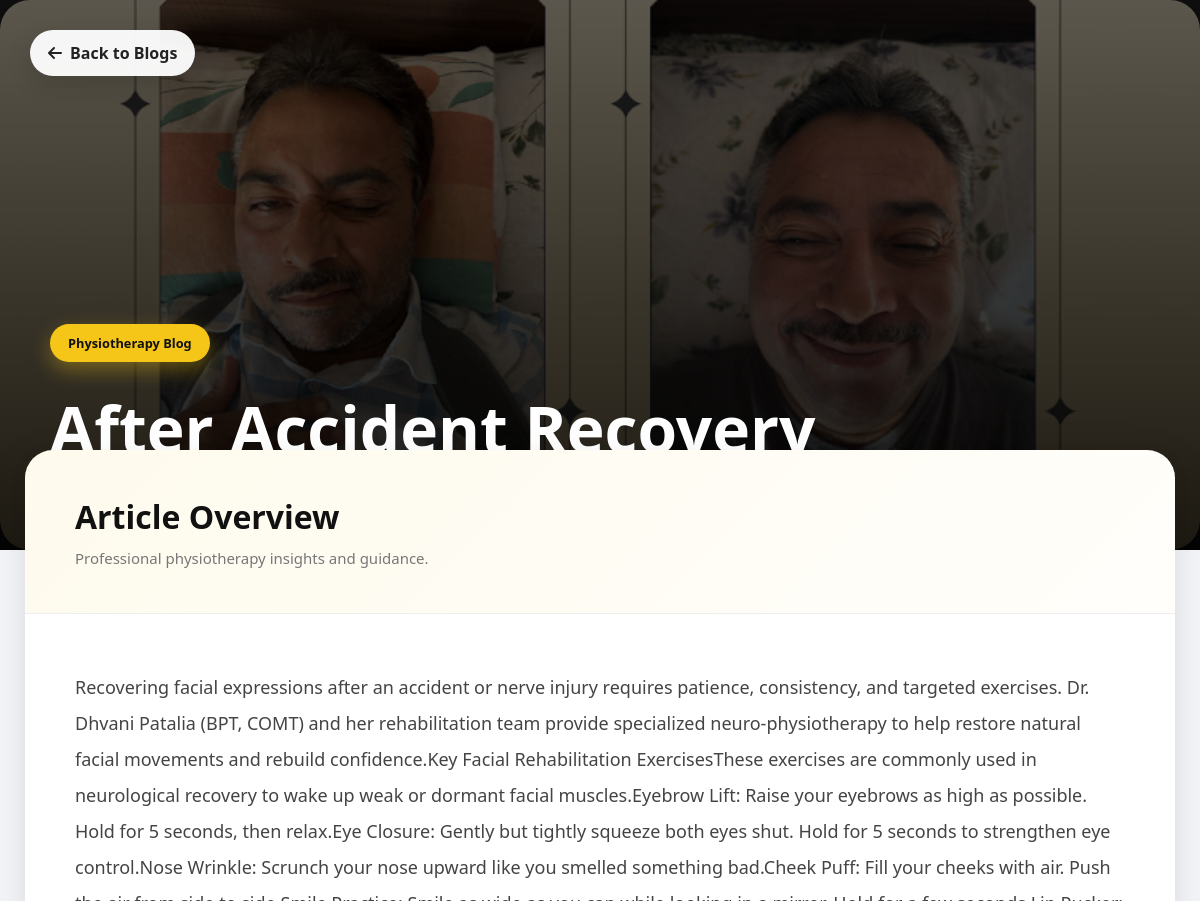
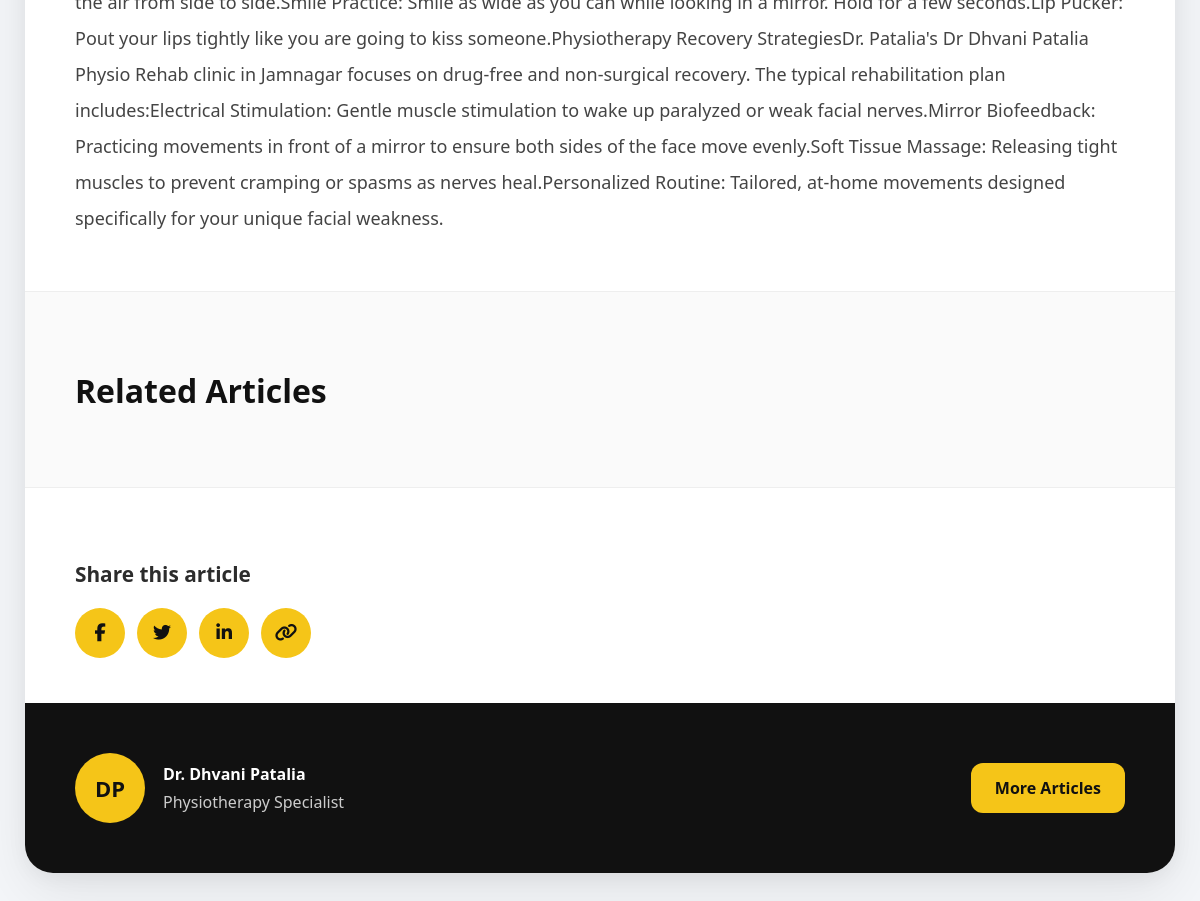
The page /blogs/after-accident-recovery/ on the database its author committed (2 pictures, top to bottom).
### core/models.py (models this page shows, shortened)
class Blog(models.Model):
    CATEGORY_CHOICES = [
        ("General", "General"),
        ("Orthopaedic", "Orthopaedic"),
        ("Neurological", "Neurological"),
        ("Sports", "Sports Rehab"),
        ("Pediatric", "Pediatric"),
        ("Posture", "Posture & Spine"),
        ("Recovery", "Patient Recovery"),
    ]
    hospital = models.ForeignKey(
        "Hospital",
        on_delete=models.SET_NULL,
        null=True,
        blank=True,
        related_name="blogs",
    )
    title = models.CharField(max_length=255)
    slug = models.SlugField(unique=True, blank=True)
    excerpt = models.TextField(
        blank=True, help_text="Short summary shown on listing page"
    )
    content = models.TextField()
    category = models.CharField(
        max_length=50, choices=CATEGORY_CHOICES, default="General"
    )
    image = models.ImageField(upload_to="blogs/", null=True, blank=True)
    before_image = models.ImageField(
        upload_to="blogs/before_after/", null=True, blank=True
    )
    after_image = models.ImageField(
        upload_to="blogs/before_after/", null=True, blank=True
    )
    created_at = models.DateTimeField(auto_now_add=True)

### core/views.py (the view)
# urls.py: path("blogs/<slug:slug>/", views.blog_detail, name="blog_detail"),
def blog_detail(request, slug):
    blog = get_object_or_404(Blog, slug=slug)
    return render(request, "blog_detail.html", {"blog": blog})

### templates/blog_detail.html (shortened to what this page needs)
{% load static %}
<!DOCTYPE html>
<html lang="en">
<head>
  <link href="https://cdnjs.cloudflare.com/ajax/libs/font-awesome/6.5.1/css/all.min.css" rel="stylesheet" />
</head>
<body>
  <section class="hero">
    {% if blog.image %}
    <div class="featured-image-wrapper">
      <img src="{{ blog.image.url }}" alt="{{ blog.title }}" class="featured-image" />
    </div>
    {% endif %}
    <div class="hero-overlay"></div>
    <a href="{% url 'blog_list' %}" class="back-btn">
      <i class="fas fa-arrow-left"></i>
      Back to Blogs
    </a>
    <div class="hero-content">
      <div class="badge">Physiotherapy Blog</div>
      <h1 class="hero-title">{{ blog.title }}</h1>
      <div class="meta">
        <span>
        </span>
        <span>
        </span>
      </div>
    </div>
  </section>
  <div class="article-wrapper">
    <div class="article-card">
      <div class="article-top">
        <h2>Article Overview</h2>
        <p>Professional physiotherapy insights and guidance.</p>
      </div>
      <div class="article-content">{{ blog.content }}</div>
      <section class="related-articles">
        <h2>Related Articles</h2>
      </section>
      <div class="share-section">
        <h4>Share this article</h4>
        <div class="share-buttons">
          <a href="#"><i class="fab fa-facebook-f"></i></a>
          <a href="#"><i class="fab fa-twitter"></i></a>
          <a href="#"><i class="fab fa-linkedin-in"></i></a>
          <a href="#"><i class="fas fa-link"></i></a>
        </div>
      </div>
      <div class="author-box">
        <div class="author-left">
          <div class="author-avatar">DP</div>
          <div class="author-info">
            <h4>Dr. Dhvani Patalia</h4>
            <p>Physiotherapy Specialist</p>
          </div>
        </div>
        <a href="{% url 'blog_list' %}" class="more-btn">More Articles</a>
      </div>
    </div>
  </div>
</body>
</html>

### templates/blog_detail.html (style rules this page uses)
body { margin: 0; padding: 0; background: #f4f6f9; font-family: 'Segoe UI', sans-serif; color: #2c2c2c; }
.hero { position: relative; height: 550px; overflow: hidden; background: #111; }
.hero img { position: absolute; inset: 0; width: 100%; height: 100%; object-fit: cover; filter: brightness(45%); }
.hero-overlay { position: absolute; inset: 0; background: linear-gradient(180deg, rgba(0, 0, 0, 0.2), rgba(0, 0, 0, 0.75)); }
.back-btn { position: absolute; top: 30px; left: 30px; z-index: 100; display: flex; align-items: center; gap: 8px; text-decoration: none; background: rgba(255, 255, 255, 0.95); color: #222; padding: 12px 18px; border-radius: 50px; font-weight: 600; box-shadow: 0 10px 25px rgba(0, 0, 0, 0.15); transition: 0.3s; }
.hero-content { position: relative; z-index: 10; height: 100%; max-width: 1100px; margin: auto; padding: 0 30px 80px; display: flex; flex-direction: column; justify-content: flex-end; }
.badge { width: max-content; background: #f5c518; color: #111; padding: 10px 18px; border-radius: 50px; font-size: 0.8rem; font-weight: 700; margin-bottom: 25px; box-shadow: 0 8px 20px rgba(245, 197, 24, 0.35); }
.hero-title { color: white; font-size: 4rem; line-height: 1.3; word-break: break-word; font-weight: 800; max-width: 900px; margin: 0 0 20px; }
.featured-image-wrapper { max-width: 1100px; margin: -120px auto 50px; padding: 15px; background: white; border-radius: 35px; box-shadow: 0 20px 50px rgba(0, 0, 0, 0.08); }
.featured-image { width: 100%; height: 550px; object-fit: cover; border-radius: 30px; box-shadow: 0 30px 60px rgba(0, 0, 0, 0.12), 0 10px 25px rgba(0, 0, 0, 0.08); display: block; transition: 0.4s; }
.meta { display: flex; gap: 25px; flex-wrap: wrap; color: #e5e5e5; font-size: 15px; }
.meta span { display: flex; align-items: center; gap: 8px; }
.article-wrapper { max-width: 1200px; margin: -100px auto 80px; padding: 0 25px; position: relative; z-index: 50; }
.article-card { background: white; border-radius: 28px; overflow: hidden; box-shadow: 0 20px 60px rgba(0, 0, 0, 0.08), 0 5px 20px rgba(0, 0, 0, 0.05); }
.article-top { padding: 45px 50px; border-bottom: 1px solid #eee; background: linear-gradient(135deg, rgba(245, 197, 24, 0.08), rgba(245, 197, 24, 0.02)); }
.article-top h2 { margin: 0 0 10px; color: #111; font-size: 2rem; font-weight: 800; }
.article-top p { margin: 0; color: #777; font-size: 15px; }
.article-content { padding: 55px 50px; font-size: 18px; line-height: 2; color: #444; white-space: pre-line; }
.related-articles { padding: 50px; border-top: 1px solid #eee; background: #fafafa; }
.related-articles h2 { margin-bottom: 25px; font-size: 2rem; color: #111; }
.share-section { padding: 45px 50px; border-top: 1px solid #eee; }
.share-section h4 { margin-bottom: 20px; font-size: 1.3rem; }
.share-buttons { display: flex; gap: 12px; }
.share-buttons a { width: 50px; height: 50px; border-radius: 50%; display: flex; align-items: center; justify-content: center; background: #f5c518; color: #111; text-decoration: none; transition: 0.3s; font-size: 18px; }
.author-box { padding: 50px; display: flex; justify-content: space-between; align-items: center; gap: 20px; background: #111; }
.author-left { display: flex; align-items: center; gap: 18px; }
.author-avatar { width: 70px; height: 70px; border-radius: 50%; background: #f5c518; color: #111; display: flex; align-items: center; justify-content: center; font-weight: 800; font-size: 22px; }
.author-info h4 { margin: 0 0 6px; color: white; }
.author-info p { margin: 0; color: #ccc; }
.more-btn { text-decoration: none; background: #f5c518; color: #111; padding: 14px 24px; border-radius: 12px; font-weight: 700; transition: 0.3s; }
.hero-title { word-break: break-word; line-height: 1.3; }

### rows shown on the page
Blog: image (picture), title "After Accident Recovery", content "Recovering facial expressions after an accident or nerve injury requires patience, consistency, and targeted exercises. Dr. Dhvani Patalia (BPT, COMT) and her rehabilitation team provide specialized neuro-physiotherapy to help restore natural facial movements and rebuild confidence.Key Facial Rehabilitation ExercisesThese exercises are commonly used in neurological recovery to wake up weak or dormant facial muscles.Eyebrow Lift: Raise your eyebrows as high as possible. Hold for 5 seconds, then relax.Eye Closure: Gently but tightly squeeze both eyes shut. Hold for 5 seconds to strengthen eye control.Nose Wrinkle: Scrunch your nose upward like you smelled something bad.Cheek Puff: Fill your…"
